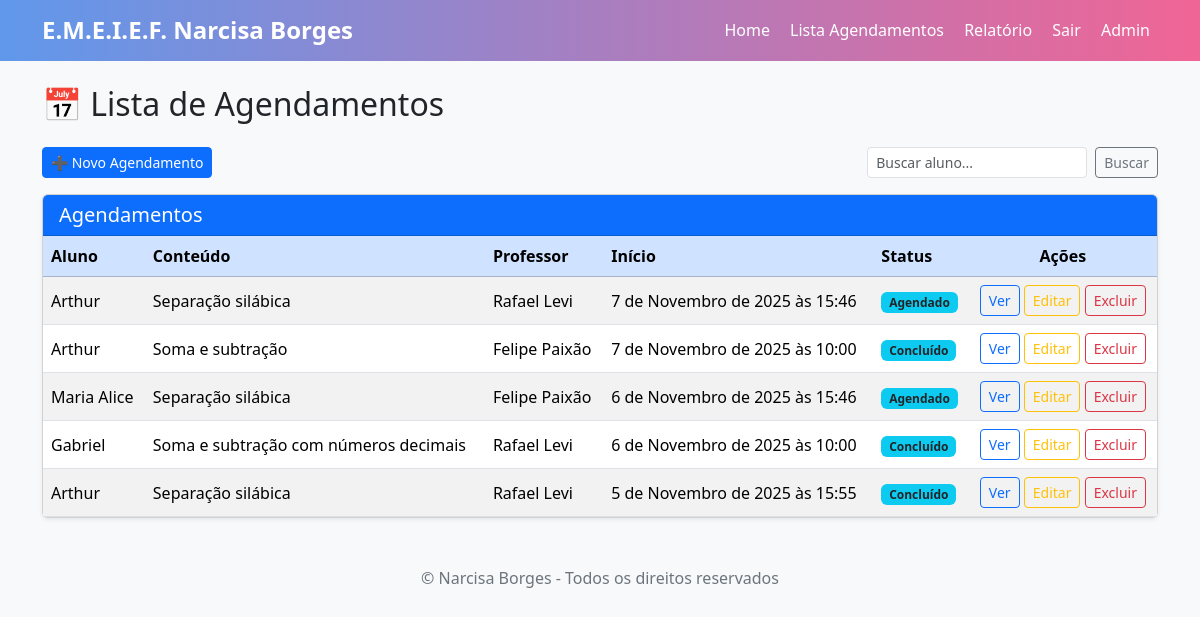
The page /agendamentos/list/ (signed in) on the database its author committed.
### escola/models/agendamento.py (models this page shows, shortened)
class Agendamento(models.Model):
    STATUS_AGENDADO = 'AGENDADO'
    STATUS_CONCLUIDO = 'CONCLUIDO'
    STATUS_CANCELADO = 'CANCELADO'
    STATUS_CHOICES = [
        (STATUS_AGENDADO, 'Agendado'),
        (STATUS_CONCLUIDO, 'Concluído'),
        (STATUS_CANCELADO, 'Cancelado'),
    ]
    aluno = models.ForeignKey(Aluno, on_delete=models.CASCADE, related_name='agendamentos')
    conteudo = models.ForeignKey(Conteudo, on_delete=models.PROTECT, related_name='agendamentos')
    professor = models.ForeignKey(Professor, on_delete=models.PROTECT, related_name='agendamentos')
    inicio = models.DateTimeField()
    duracao_minutos = models.PositiveIntegerField(help_text='Duração em minutos', null=True, blank=True)
    status = models.CharField(max_length=20, choices=STATUS_CHOICES, default=STATUS_AGENDADO)
    observacoes = models.TextField(blank=True)
    created_at = models.DateTimeField(auto_now_add=True)
    updated_at = models.DateTimeField(auto_now=True)
    class Meta:
        permissions = [
            ("view_relatorio", "Pode visualizar relatórios"),
            ("export_relatorio", "Pode exportar relatórios"),
        ]
        ordering = ['-inicio']
        indexes = [
            models.Index(fields=['inicio']),
            models.Index(fields=['status']),
            models.Index(fields=['professor', 'inicio']),
        ]

### escola/models/aluno.py (models this page shows, shortened)
class Aluno(models.Model):
    nome = models.CharField(max_length=100)
    serie = models.CharField(max_length=10, blank=True, null=False)
    turno = models.CharField(max_length=10, blank=True, null=False)
    telefone = models.CharField(max_length=20, blank=True, null=True)
    is_active = models.BooleanField(default=True)

### escola/models/conteudo.py (models this page shows, shortened)
class Conteudo(models.Model):
    nome = models.CharField(max_length=100)
    descricao = models.TextField()
    duracao_minutos = models.PositiveIntegerField(default=60)
    descritor = models.CharField(max_length=100, blank=True, null=True)

### escola/models/professor.py (models this page shows, shortened)
class Professor(models.Model):
    user = models.OneToOneField(User, on_delete=models.CASCADE, null=True, blank=True, related_name='professor_profile')
    nome = models.CharField(max_length=100)
    especialidade = models.CharField(max_length=100, blank=True, null=True)

### escola/views/home_view.py (the view, shortened to what this page needs)
# urls.py: path('list/', AgendamentoListView.as_view(), name='list'),
class AgendamentoListView(LoginRequiredMixin, ListView):
    model = Agendamento
    paginate_by = 20
    template_name = 'agendamentos/agendamento_list.html'
    context_object_name = 'agendamentos'
    def get_queryset(self):
        qs = super().get_queryset().select_related('aluno', 'conteudo', 'professor')
        user = self.request.user
        if user.is_superuser or user.groups.filter(name='Coordenação').exists():
            return qs

### escola/templates/agendamentos/agendamento_list.html (shortened to what this page needs)
{% extends 'base.html' %}
{% block content %}
<h2 class="mb-4">📅 Lista de Agendamentos</h2>
<div class="d-flex flex-column flex-md-row align-items-md-center justify-content-between mb-3 gap-2">
  <a href="{% url 'agendamentos:create' %}" class="btn btn-primary btn-sm">
    ➕ Novo Agendamento
  </a>
  <form method="get" class="d-flex gap-2">
    <input type="text" name="q" class="form-control form-control-sm" placeholder="Buscar aluno..." value="{{ request.GET.q }}">
    <button type="submit" class="btn btn-outline-secondary btn-sm">Buscar</button>
  </form>
</div>
<div class="card shadow-sm">
  <div class="card-header bg-primary text-white">
    <h5 class="mb-0">Agendamentos</h5>
  </div>
  <div class="table-responsive">
    <table class="table table-hover table-striped align-middle mb-0">
      <thead class="table-primary">
        <tr>
          <th>Aluno</th>
          <th>Conteúdo</th>
          <th>Professor</th>
          <th>Início</th>
          <th>Status</th>
          <th class="text-center">Ações</th>
        </tr>
      </thead>
      <tbody>
        {% for a in agendamentos %}
        <tr>
          <td>{{ a.aluno.nome }}</td>
          <td>{{ a.conteudo.nome }}</td>
          <td>{{ a.professor.nome }}</td>
          <td>{{ a.inicio }}</td>
          <td>
            <span class="badge bg-info text-dark">{{ a.get_status_display }}</span>
          </td>
          <td class="text-center">
            <a href="{% url 'agendamentos:detail' a.pk %}" class="btn btn-sm btn-outline-primary">Ver</a>
            <a href="{% url 'agendamentos:update' a.pk %}" class="btn btn-sm btn-outline-warning">Editar</a>
            <a href="{% url 'agendamentos:delete' a.pk %}" class="btn btn-sm btn-outline-danger">Excluir</a>
          </td>
        </tr>
        {% empty %}
        <tr>
          <td colspan="6" class="text-center text-muted">Nenhum agendamento encontrado.</td>
        </tr>
        {% endfor %}
      </tbody>
    </table>
  </div>
</div>
{% endblock %}

### escola/templates/base.html (style rules this page uses)
body { background-color: #f8f9fa; }
table th { background-color: #729fe2; color: white; }
table td, table th { vertical-align: middle; }

### rows shown on the page
Agendamento: aluno.nome "Arthur", conteudo.nome "Separação silábica", professor.nome "Rafael Levi", inicio "7 de Novembro de 2025 às 15:46", status "Agendado"
Agendamento: aluno.nome "Arthur", conteudo.nome "Soma e subtração", professor.nome "Felipe Paixão", inicio "7 de Novembro de 2025 às 10:00", status "Concluído"
Agendamento: aluno.nome "Maria Alice", conteudo.nome "Separação silábica", professor.nome "Felipe Paixão", inicio "6 de Novembro de 2025 às 15:46", status "Agendado"
Agendamento: aluno.nome "Gabriel", conteudo.nome "Soma e subtração com números decimais", professor.nome "Rafael Levi", inicio "6 de Novembro de 2025 às 10:00", status "Concluído"
Agendamento: aluno.nome "Arthur", conteudo.nome "Separação silábica", professor.nome "Rafael Levi", inicio "5 de Novembro de 2025 às 15:55", status "Concluído"
